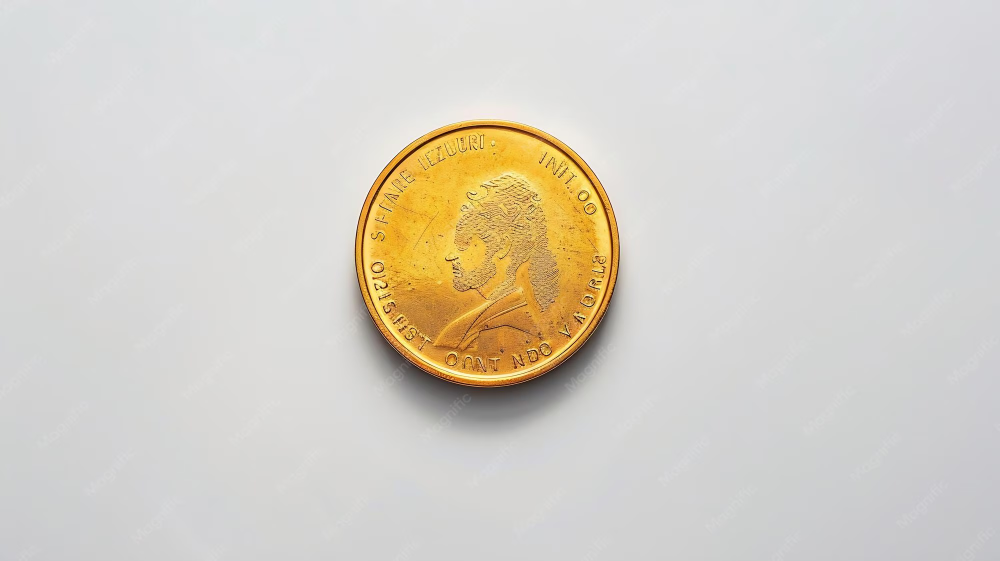
#> input picture Praktikum_10/gambar1.jpg, 2000 x 1121 px (shown at 1/2 size)
$ python latian1.py
#> lines starting #> are read from the running program, lines starting #| are printed output that depends on the picture; after the words box and inside, x2 and y2 are one past the last pixel; in counts of white or black regions, pixels touching at a corner belong together
import cv2
import matplotlib.pyplot as plt

# Baca citra koin (Latar seragam)
img = cv2.imread('gambar1.jpg', cv2.IMREAD_GRAYSCALE)
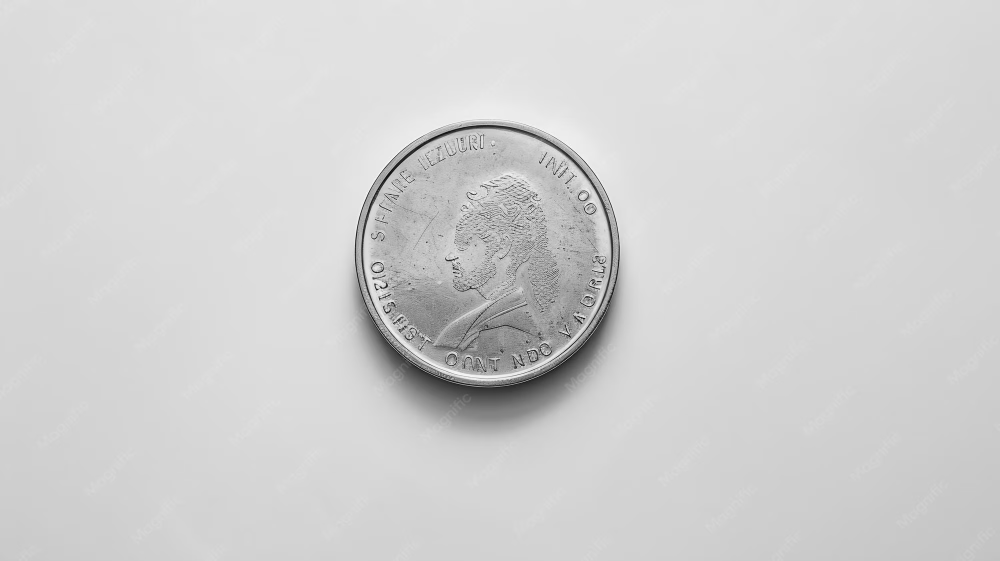
#> img: shape (1121, 2000) (shown at 1/2 size); min 4, max 254, mean 209

# Thresholding dengan berbagai nilai T
_, thresh1 = cv2.threshold(img, 100, 255, cv2.THRESH_BINARY)
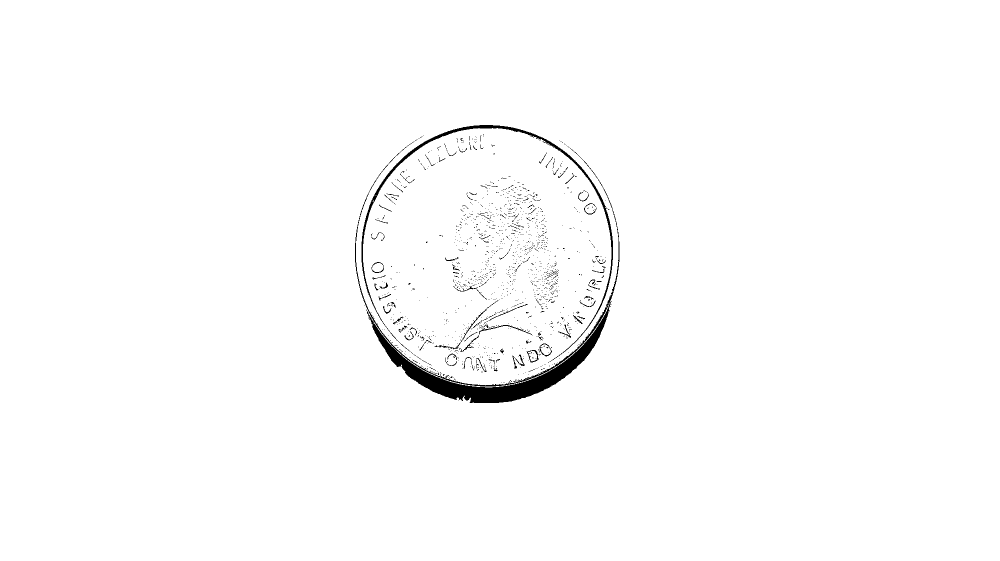
#> thresh1: shape (1121, 2000) (shown at 1/2 size); 98.7% white; 1394 black regions (1316 under 20 px), largest, box (x1, y1, x2, y2) and area: (710, 282, 1239, 806) 17183, (723, 250, 1226, 724) 5014, (906, 600, 997, 698) 230
_, thresh2 = cv2.threshold(img, 150, 255, cv2.THRESH_BINARY)
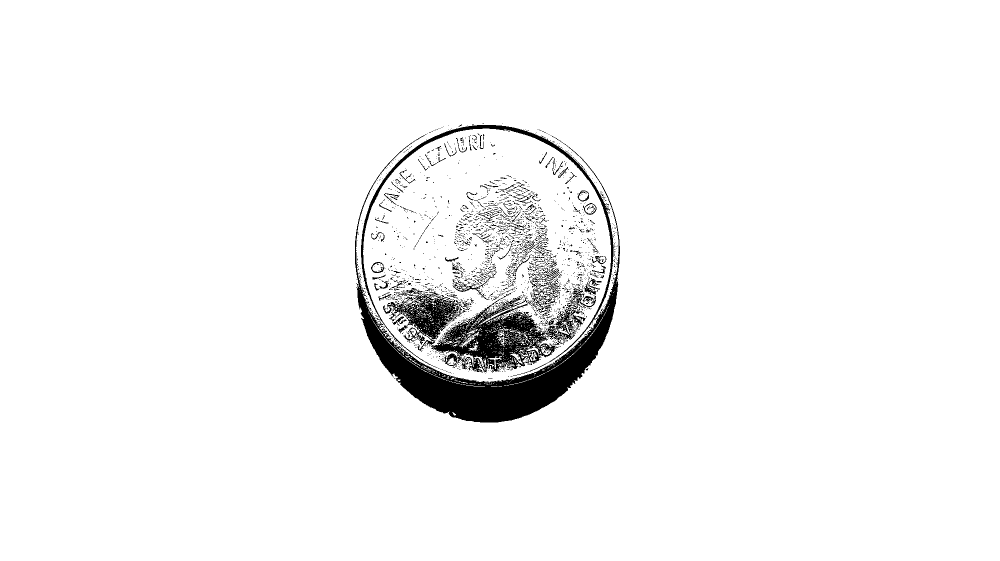
#> thresh2: shape (1121, 2000) (shown at 1/2 size); 96.1% white; 2112 black regions (1964 under 20 px), largest, box (x1, y1, x2, y2) and area: (710, 269, 1240, 845) 39255, (766, 575, 1192, 746) 24154, (722, 250, 1231, 752) 6764
_, thresh3 = cv2.threshold(img, 200, 255, cv2.THRESH_BINARY)
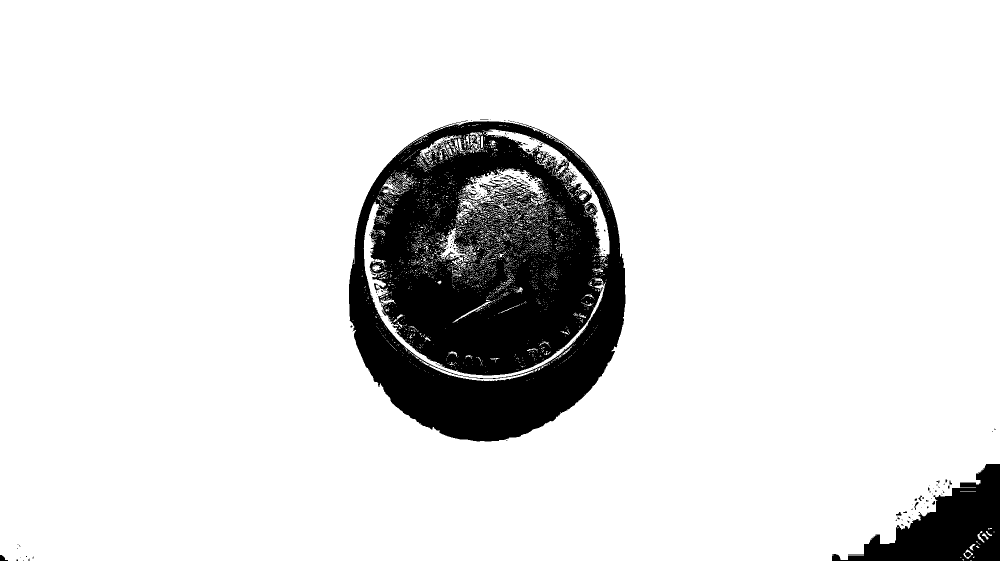
#> thresh3: shape (1121, 2000) (shown at 1/2 size); 87.8% white; 347 black regions (329 under 20 px), largest, box (x1, y1, x2, y2) and area: (698, 241, 1251, 883) 241873, (1664, 928, 2000, 1121) 29300, (958, 360, 1004, 391) 314

# Plot Hasil
fig, axes = plt.subplots(1, 3, figsize=(15, 5))
axes[0].imshow(thresh1, cmap='gray'); axes[0].set_title('T = 100')
axes[1].imshow(thresh2, cmap='gray'); axes[1].set_title('T = 150')
axes[2].imshow(thresh3, cmap='gray'); axes[2].set_title('T = 200')
for ax in axes: ax.axis('off')
plt.show()

$ run again, with Praktikum_10/gambar3.jpg copied over Praktikum_10/gambar1.jpg
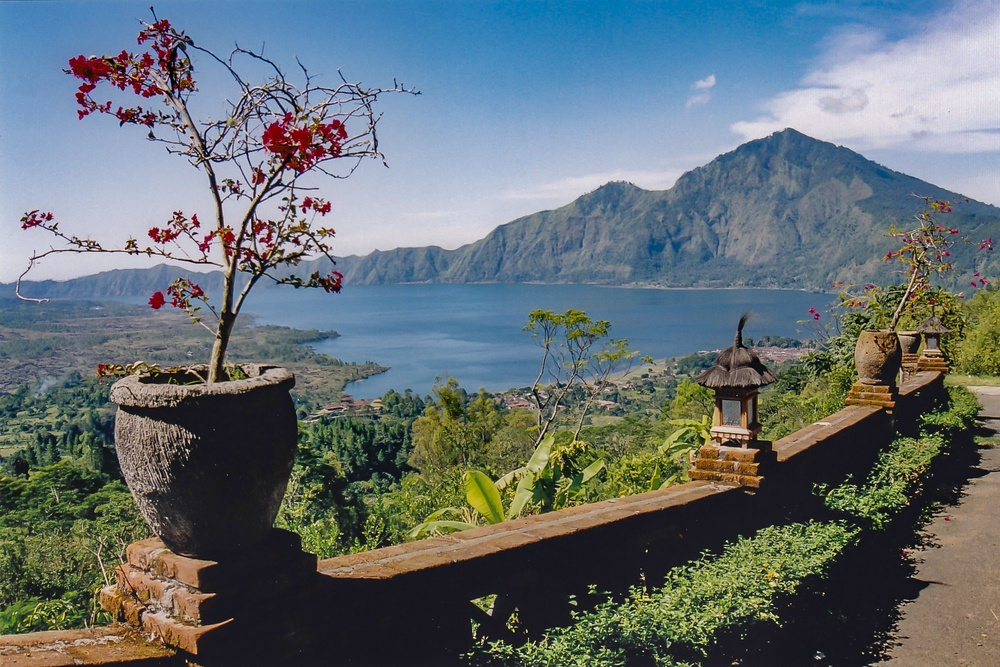
#> input picture Praktikum_10/gambar3.jpg, 1000 x 667 px, shrunk from 1776 x 1184 before the run
#> `_, thresh1 = cv2.threshold(img, 100, 255, cv2.THRESH_BINARY)`:
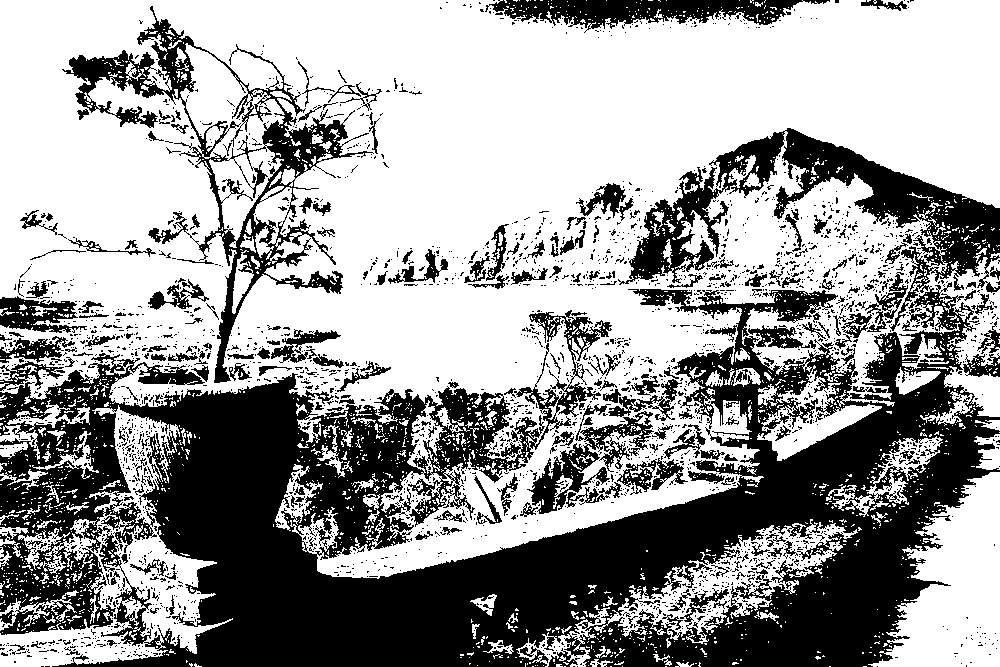
#> thresh1: shape (667, 1000); 61.3% white; 2701 black regions (2470 under 20 px), largest, box (x1, y1, x2, y2) and area: (0, 128, 1000, 667) 199541, (62, 6, 374, 383) 14966, (485, 0, 830, 33) 5595
#> thresh2: shape (667, 1000); 22.9% white; 4224 white regions (3971 under 20 px), largest, box (x1, y1, x2, y2) and area: (281, 0, 1000, 258) 77114, (0, 80, 219, 284) 26626, (20, 233, 234, 282) 3777
#> `_, thresh3 = cv2.threshold(img, 200, 255, cv2.THRESH_BINARY)`:
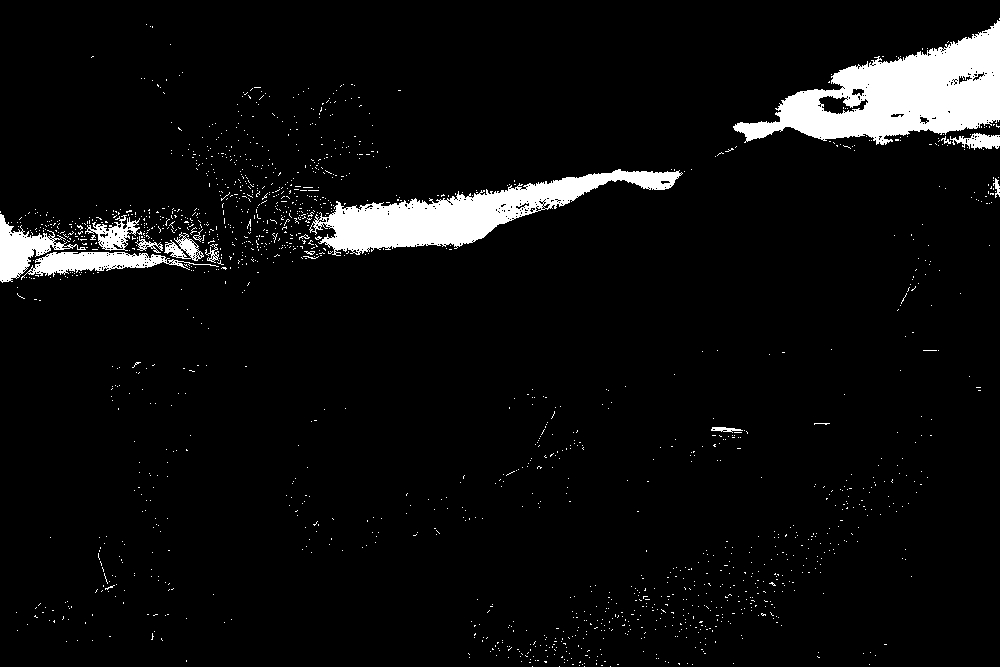
#> thresh3: shape (667, 1000); 5.4% white; 1624 white regions (1609 under 20 px), largest, box (x1, y1, x2, y2) and area: (733, 20, 1000, 145) 15581, (309, 169, 683, 256) 11103, (21, 252, 219, 280) 2174
